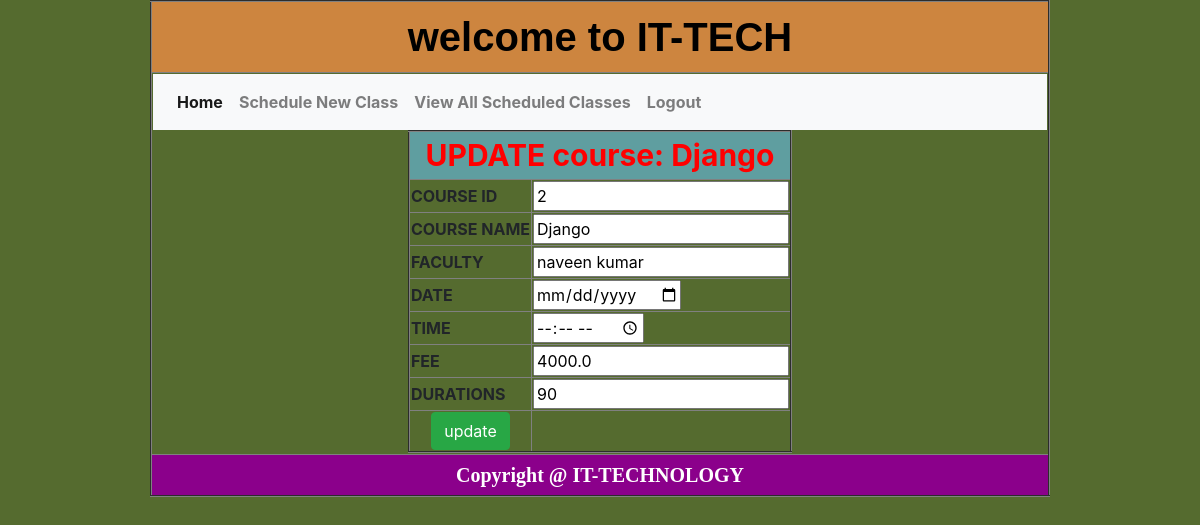
The app's page /update_cls/?c_name=Django with its own data.
### ITapp/models.py (models this page shows)
class ScheduleclassModel(models.Model):
    course_id=models.AutoField(default=None,primary_key=True)
    course_name=models.CharField(max_length=50,unique=True)
    faculty=models.CharField(max_length=50)
    date=models.DateField()
    time=models.TimeField()
    fee=models.FloatField()
    duration=models.IntegerField()

### ITapp/views.py (the view)
# urls.py: path('update_cls/',views.update_cls,name="update_cls"),
def update_cls(request):
    course_name=request.GET.get("c_name")
    cls=ScheduleclassModel.objects.get(course_name=course_name)
    return render(request,"update_cls.html",{"course-name":course_name,"data":cls})

### templates/update_cls.html (shortened to what this page needs)
{% extends 'common.html' %}
{% block IT %}
{% include 'admin_menu.html' %}
    <form action="{% url 'upcls' %}" method="post">
<table align="center" border="2">
<tr align="center" style="background-color: cadetblue;font-size: 30px;color: red">
    <th colspan="2"> UPDATE course: {{ data.course_name }} </th>
</tr>
    <tr>
        <th>COURSE ID</th>
                <th><input type="number" value="{{ data.course_id }}" name="id"></th>
    </tr>
<tr>
    <th>COURSE NAME</th>
        <th><input type="text" value="{{ data.course_name }}" name="u0"></th>
</tr>
<tr>
    <th>FACULTY</th>
    <th><INPUT type="text" value="{{ data.faculty }}" name="u1"></th>
</tr>
<tr>
    <th>DATE</th>
    <th><INPUT type="date" value="{{ data.date }}" name="u2"></th>
</tr>
<tr>
    <th>TIME</th>
    <th><INPUT type="time" value="{{ data.time }}" name="u3"></th>
</tr>
<tr>
    <th>FEE</th>
    <th><INPUT type="number" value="{{ data.fee }}" name="u4"></th>
</tr>
<tr>
    <th>DURATIONS</th>
    <th><INPUT type="number" value="{{ data.duration }}" name="u5"></th>
</tr>
<tr align="center">
    <th>
        <button type="submit" class="btn btn-success">update</button>
    </th>
</tr>
</table>
</form>
{% endblock %}

### records on screen
ScheduleclassModel: course_name "Django", id "2", u0 "Django", u1 "naveen kumar", u4 "4000.0", u5 "90"
